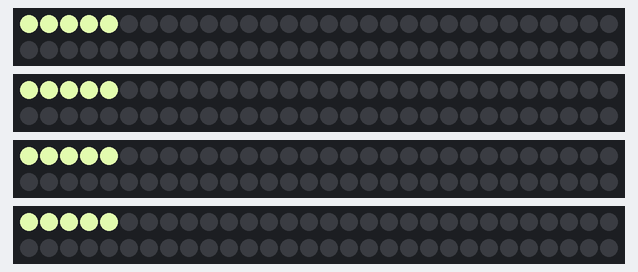
A sketch run on a simulated Arduino Uno, built with avr-gcc and run on an emulated ATmega328P. On the bench: 4 × 60 RGB LEDs in strip order, left to right, continuing on the next row. Dim RGB values are drawn brighter than linear.

Above: at 2.16 s.
At 6.13 s:
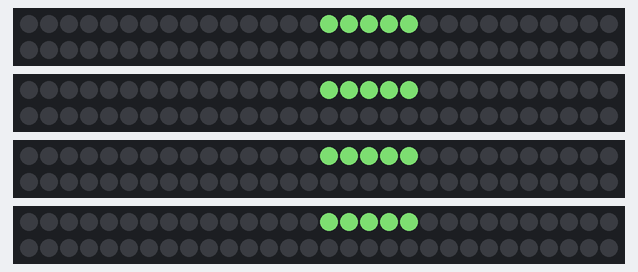
At 11.32 s:
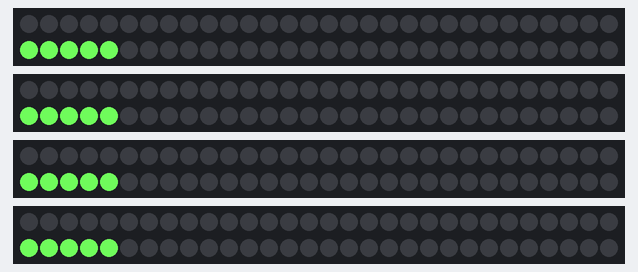
At 20.79 s:
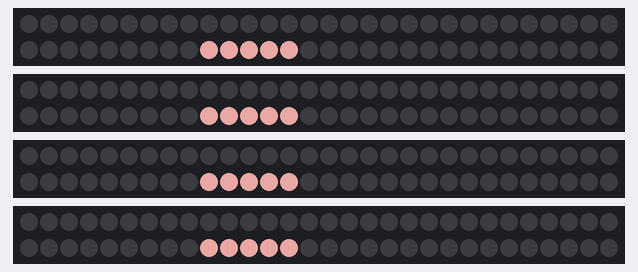
At 29.94 s:
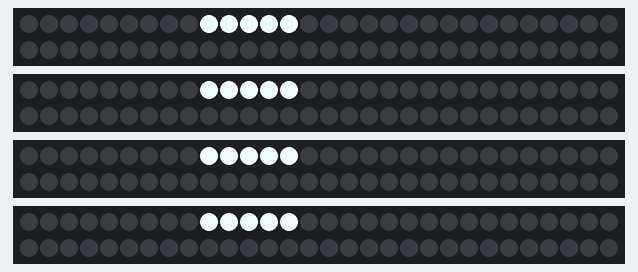
At 39.71 s:
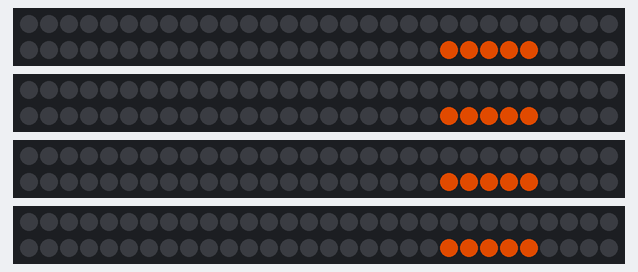

The sketch:

pingpong_4.ino
```cpp
#include <LEDColors.h>

#define outputPin 9    // Digital output pin (default: 9)
#define LEDCount 60    // Number of LEDs to drive (default: 9)
#define ballSize 5     // LED cluster size
#define delayValue 10  // Delay value in milliseconds
#define LEDStripCount 4 //LED Strip Count

WS2812 LED[LEDStripCount] = { WS2812(LEDCount), WS2812(LEDCount), WS2812(LEDCount), WS2812(LEDCount) };

void setup()
{
  delay(2000);
  for(int i=0;i<LEDStripCount;i++)
  {
    LED[i].setOutput(outputPin);
  }
  Clear();
}

void loop()
{
  Ping();
  Pong();
}

void Clear()
{
  cRGB value = Blank();
  for(int i = 0; i < LEDCount; i++)
  {
    SetColorAtIndex(i,value);
  }
  Sync();
}

void Ping()
{
  cRGB value = RandomColor();
  for(int i = 0; i < LEDCount; i++)
  {
    for(int b = 0; b < ballSize; b++)
    {
      SetColorAtIndex(i+b,value);
    }
    if(i > ballSize-1)
    {
      for(int c = ballSize; c > 0; c--)
      {
        SetColorAtIndex(i-c,Blank());
      }
    }
    Sync();
    delay(delayValue);
  }
}

void Pong()
{
  cRGB value = RandomColor();
  for(int i = LEDCount; i > 0; i--)
  {
    for(int b = 0; b < ballSize; b++)
    {
      SetColorAtIndex(i-b,value);
    }
    if(i < (LEDCount - ballSize))
    {
      for(int c = ballSize; c > 0; c--)
      {
        SetColorAtIndex(i+c,Blank());
      }
    }
    Sync();
    delay(delayValue);
  }
}

void SetColorAtIndex(int index, cRGB value)
{
  for(int i=0;i<LEDStripCount;i++)
  {
    LED[i].set_crgb_at(index,value);
  }
}

void Sync()
{
  for(int i=0;i<LEDStripCount;i++)
  {
    LED[i].sync();
  }
}
```
